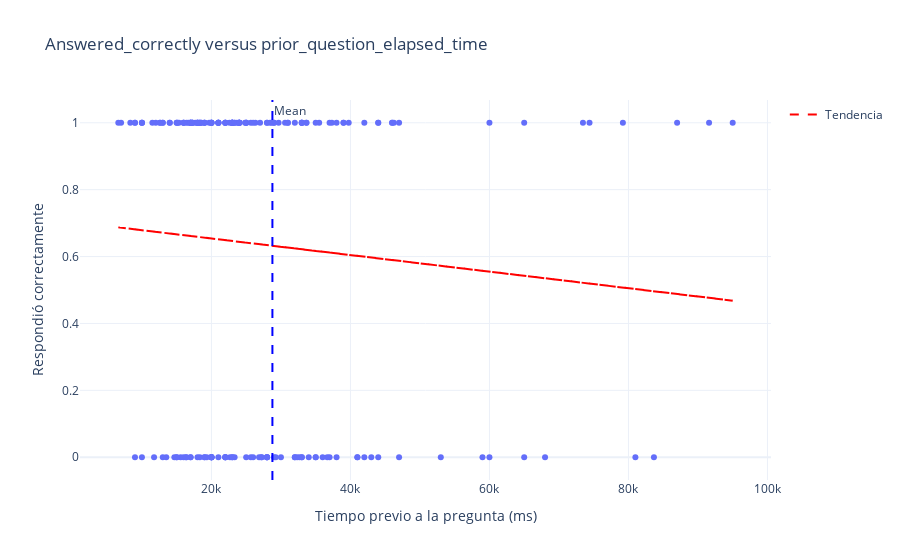

This figure's notebook cell:
### Code cell
mean_pq = df.prior_question_elapsed_time.astype("float64").mean()

# Filtrar outliers usando percentiles
condition = (df.answered_correctly != -1) & (df.prior_question_elapsed_time.notna())
filtered_df = df[condition]
lower_bound = np.percentile(filtered_df.prior_question_elapsed_time, 1)
upper_bound = np.percentile(filtered_df.prior_question_elapsed_time, 99)

filtered_df = filtered_df[
    (filtered_df.prior_question_elapsed_time >= lower_bound)
    & (filtered_df.prior_question_elapsed_time <= upper_bound)
]

# Seleccionar muestra
pq = filtered_df[["prior_question_elapsed_time", "answered_correctly"]].sample(
    n=200, random_state=SEED
)

x = pq["prior_question_elapsed_time"]
y = pq["answered_correctly"]
z = np.polyfit(x, y, 1)
p = np.poly1d(z)

# Crear la figura con scatter y línea de tendencia
fig = px.scatter(
    pq,
    x="prior_question_elapsed_time",
    y="answered_correctly",
    title="Answered_correctly versus prior_question_elapsed_time",
    labels={
        "prior_question_elapsed_time": "Tiempo previo a la pregunta (ms)",
        "answered_correctly": "Respondió correctamente",
    },
)

# Añadir línea de tendencia
fig.add_trace(
    go.Scatter(
        x=x,
        y=p(x),
        mode="lines",
        name="Tendencia",
        line=dict(color="red", dash="dash"),
    )
)

# Añadir línea vertical para la media
fig.add_vline(
    x=mean_pq,
    line=dict(color="blue", dash="dash"),
    annotation_text="Mean",
    annotation_position="top right",
)

# Mostrar la figura
fig.update_layout(
    template="plotly_white",
    xaxis=dict(title="Tiempo previo a la pregunta (ms)"),
    yaxis=dict(title="Respondió correctamente"),
)
fig.show()

### Figure 1 — Plotly figure (JSON) as saved in the notebook; plotly's stock layout.template omitted (floating-point values rounded to 4 significant figures; data arrays with more than 128 entries replaced by an {"elided": "..."} marker saying what was removed)
{"data": [{"hovertemplate": "Tiempo previo a la pregunta (ms)=%{x}<br>Respondió correctamente=%{y}<extra></extra>", "legendgroup": "", "marker": {"color": "#636efa", "symbol": "circle"}, "mode": "markers", "name": "", "orientation": "v", "showlegend": false, "type": "scatter", "x": {"elided": "200 float values"}, "xaxis": "x", "y": {"elided": "200 int values"}, "yaxis": "y"}, {"line": {"color": "red", "dash": "dash"}, "mode": "lines", "name": "Tendencia", "type": "scatter", "x": {"elided": "200 float values"}, "y": {"elided": "200 float values"}}], "layout": {"annotations": [{"showarrow": false, "text": "Mean", "x": 28770.0, "xanchor": "left", "xref": "x", "y": 1, "yanchor": "top", "yref": "y domain"}], "legend": {"tracegroupgap": 0}, "shapes": [{"line": {"color": "blue", "dash": "dash"}, "type": "line", "x0": 28770.0, "x1": 28770.0, "xref": "x", "y0": 0, "y1": 1, "yref": "y domain"}], "title": {"text": "Answered_correctly versus prior_question_elapsed_time"}, "xaxis": {"anchor": "y", "domain": [0, 1], "title": {"text": "Tiempo previo a la pregunta (ms)"}}, "yaxis": {"anchor": "x", "domain": [0, 1], "title": {"text": "Respondió correctamente"}}}}
